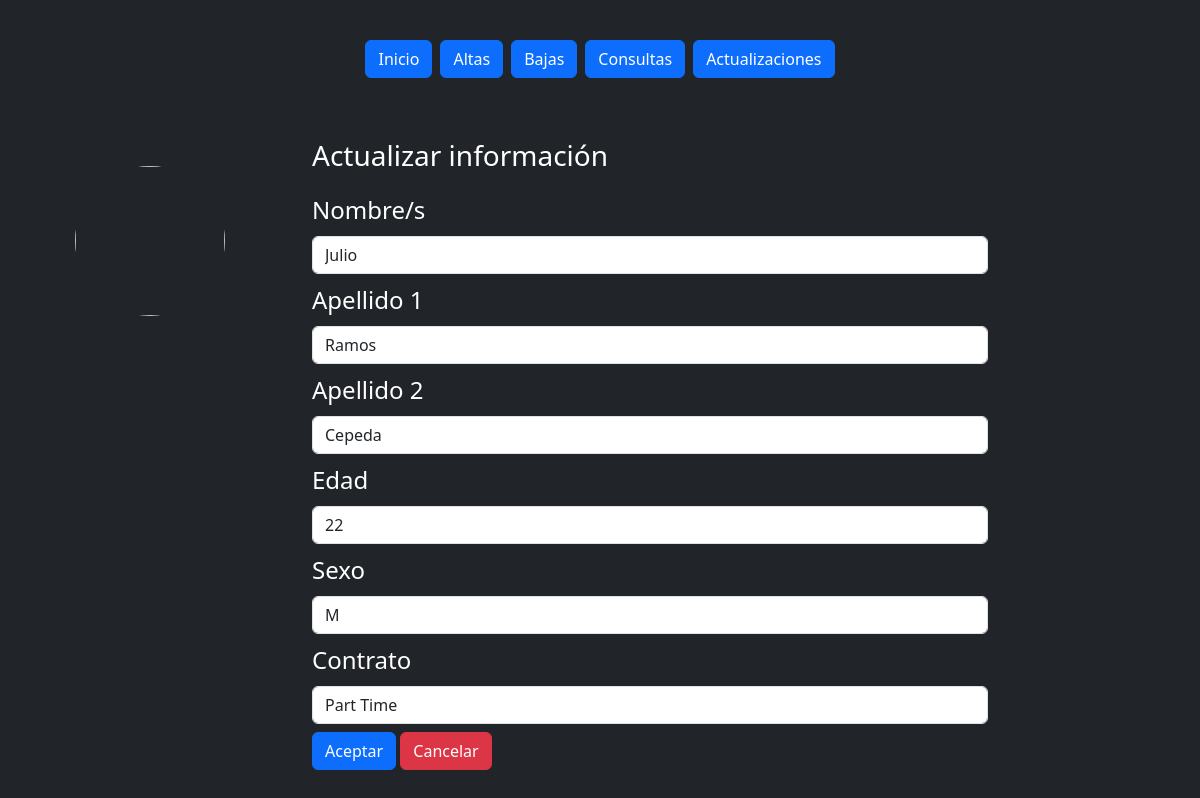
Page /Teachers/22/update on the earlier database version.
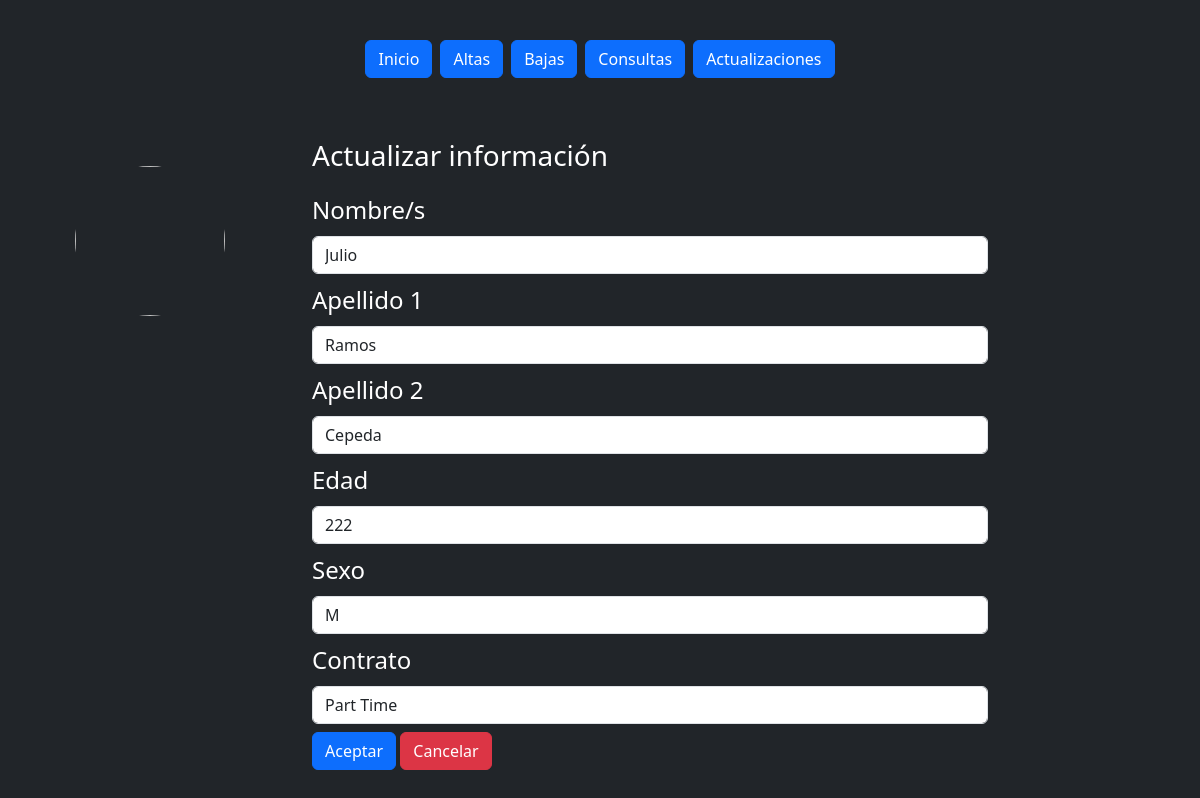
Same page on the later database version.
### Teachers/models.py (models this page shows, shortened)
class TeachersInfo(models.Model):
    class MaleOrFemale(models.TextChoices):
        MALE = "M", _("Masculino")
        FEMALE = "F", _("Femenino")
    class ContractType(models.TextChoices):
        FULL = "Full Time", _("Full time")
        PART = "Part Time", _("Part time")
    name = models.CharField(("Nombre/s"), max_length=100)
    lastname1 = models.CharField(("Apellido 1"), max_length=100)
    lastname2 = models.CharField(("Apellido 1"), max_length=100)
    age = models.PositiveIntegerField(("Edad"))
    maleOrFemale = models.CharField(('Sexo'), max_length=1, choices=MaleOrFemale)
    contractType = models.CharField(('Tipo de contrato'), max_length=100, choices=ContractType)

### Teachers/views.py (the view)
# urls.py: path("<int:teacher_id>/update", views.Update, name="updateInfo"),
def Update(request, teacher_id):
    teacher_info = get_object_or_404(TeachersInfo, pk=teacher_id)
    return render(request,"Teachers/update.html",{'teacher':teacher_info})

### Teachers/templates/Teachers/update.html (shortened to what this page needs)
<!DOCTYPE html>
<html lang="en">
<head>
    <link href="https://cdn.jsdelivr.net/npm/bootstrap@5.3.2/dist/css/bootstrap.min.css" rel="stylesheet"
>
</head>
<body class="bg-dark">
    {%include "Teachers/navbar.html"%}
    <section class="container-fluid">
        <div class="row">
            <section class="col-sm-3 text-center">
                <img src="https://www.shutterstock.com/image-vector/vector-flat-illustration-grayscale-avatar-600nw-2281862025.jpg"
                    width="150" height="150" class="rounded-circle mt-5">
            </section>
            <section class="col-sm-7">
                <p class="text-white fs-3 my-3">Actualizar información</p>
                <form action="{% url 'Teachers:save_update' teacher.id %}" method="post">
                    <fieldset>
                        <label for="nombre" class="form-label text-white fs-4 mb-2">Nombre/s</label>
                        <input type="text" class="form-control mb-2" id="nombre" name="newName" value="{{teacher.name}}" required>
                        <label for="LN1" class="form-label text-white fs-4 mb-2">Apellido 1</label>
                        <input type="text" class="form-control mb-2" id="LN1" name="newLastName1" value="{{teacher.lastname1}}" required>
                        <label for="LN2" class="form-label text-white fs-4 mb-2">Apellido 2</label>
                        <input type="text" class="form-control mb-2" id="LN2" name="newLastName2" value="{{teacher.lastname2}}" required>
                        <label for="age" class="form-label text-white fs-4 mb-2">Edad</label>
                        <input type="number" class="form-control mb-2" id="age" name="newAge" value="{{teacher.age}}" required>
                        <label for="sex" class="form-label text-white fs-4 mb-2">Sexo</label>
                        <select id="sex" name="sexo" class="form-control mb-2" required>
                            <option value="{{teacher.maleOrFemale}}" selected hidden>{{teacher.maleOrFemale}}</option>
                        </select>
                        <label for="contract" class="form-label text-white fs-4 mb-2">Contrato</label>
                        <select id="contract" name="contractType" class="form-control mb-2" required>
                            <option value="{{teacher.contractType}}" selected hidden>{{teacher.contractType}}</option>
                        </select>
                    </fieldset>
                    <input type="submit" value="Aceptar" class="btn btn-primary">
                    <a href="{% url 'Teachers:search'%}" class="btn btn-danger">Cancelar</a>
                </form>
            </section>
        </div>
    </section>
</body>
</html>

Differences in the rows shown:
changed TeachersInfo "Julio": newAge "22" → "222"
